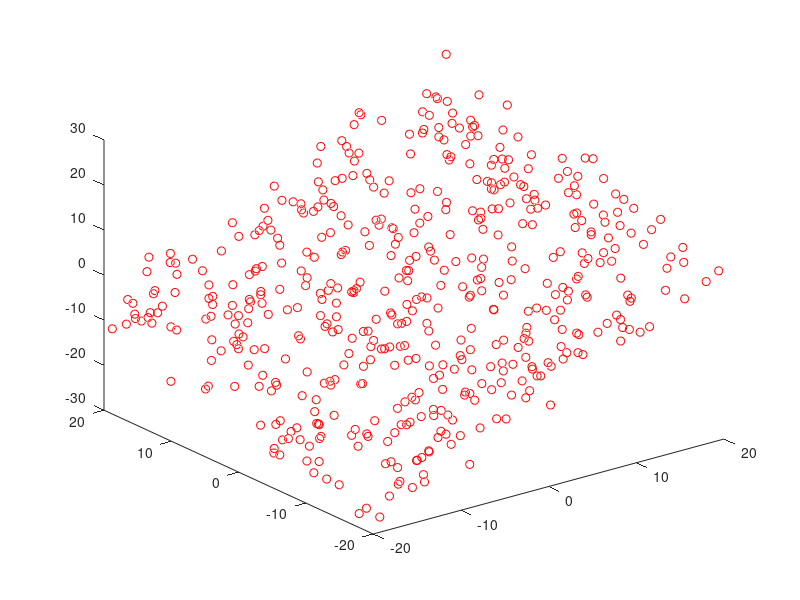
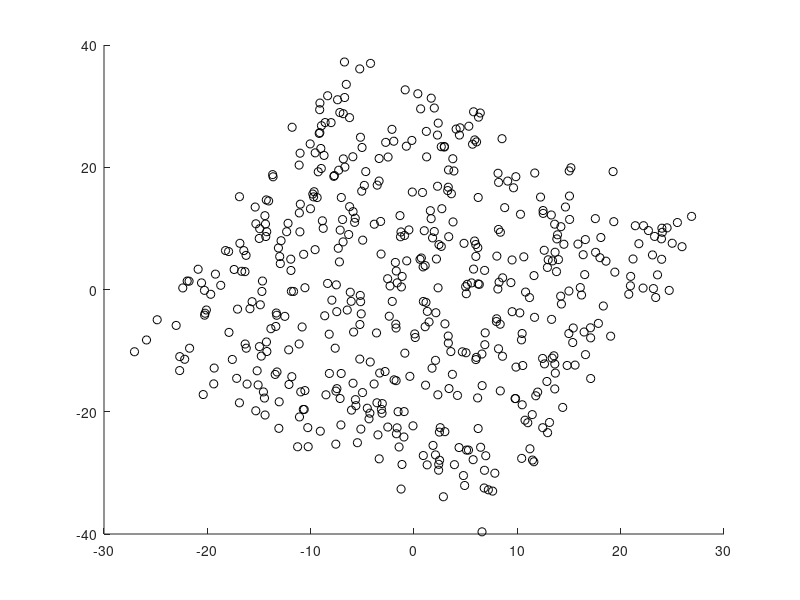

The MATLAB script that drew these images, in order:
Nums=500;
x=40*(rand(2,Nums)-0.5);
y=0.8*x(1,:)+0.5*x(2,:)+normrnd(0,3,1,Nums);
X=zeros(3,Nums);
X(1:2,:)=x;
X(3,:)=y;
figure(1)
plot3(X(1,:),X(2,:),X(3,:),'ro')
all=zeros(3,1);
all=sum(X,2);
mean=zeros(3,1);
mean=all/500;
for i=1:1:500
    X(:,i)=X(:,i)-mean;
end
xiefangchajuzhen=zeros(3,3);
xiefangchajuzhen=X*(X');
[ev,ed]=eig(xiefangchajuzhen);
W=zeros(3,2);
W=[ev(:,2),ev(:,3)];
for j=1:1:500
    %xinzuobiao=zeros(2,500);
    xinzuobiao(:,j)=(W')*X(:,j);
end
figure(2)
hold on;
plot(xinzuobiao(1,:),xinzuobiao(2,:),'ko');


